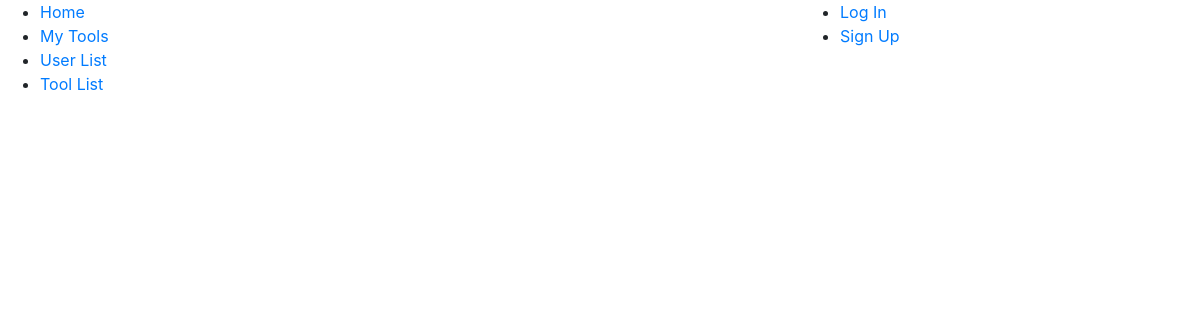
/tools/, run on an earlier commit of the app's database.
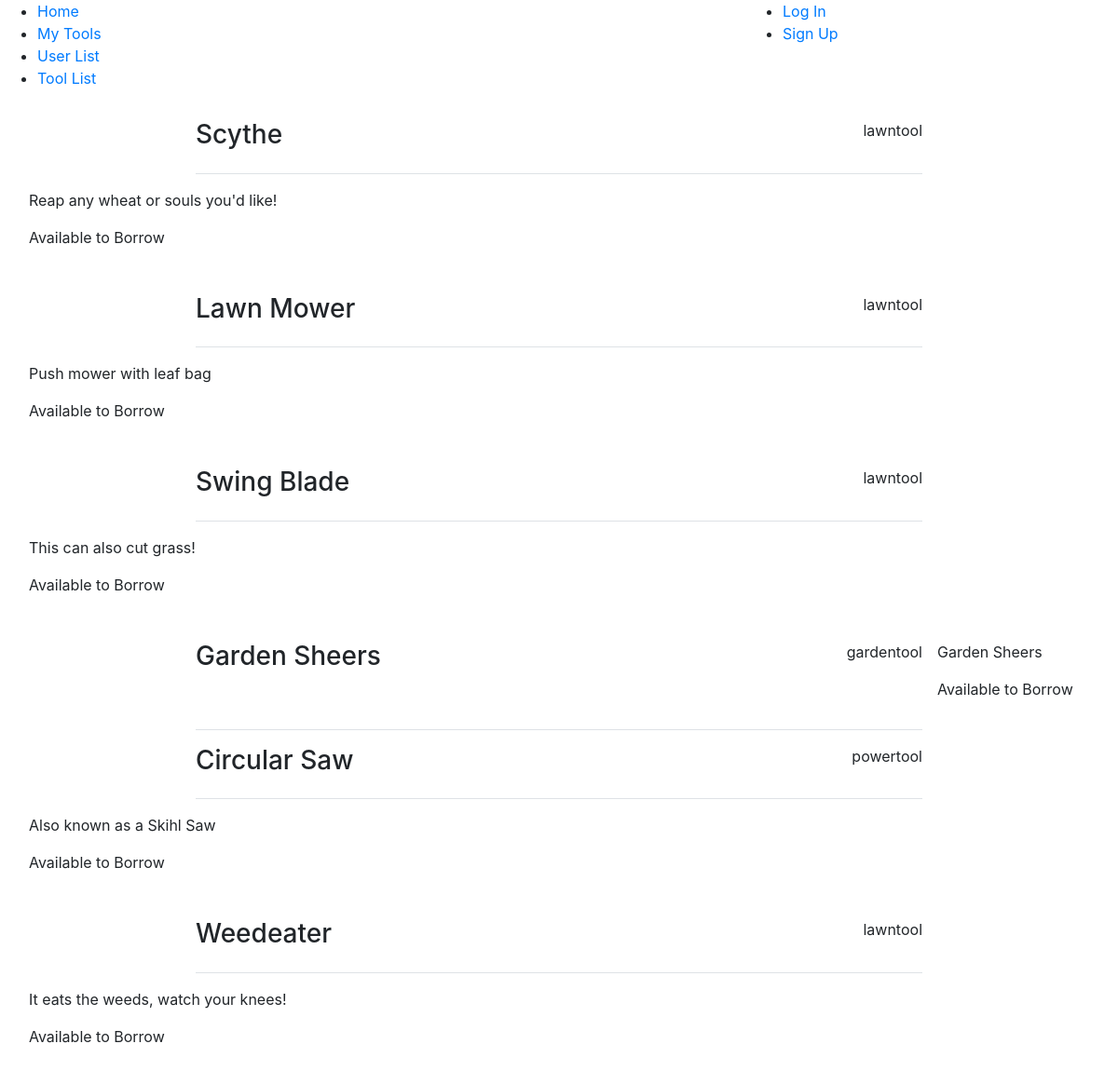
And on a later commit of the database.
### tools/models.py (models this page shows, shortened)
class Tool(models.Model):
    powertool = 'powertool'
    lawntool = 'lawntool'
    gardentool = 'gardentool'
    available_types = [
        (powertool, 'powertool'),
        (lawntool, 'lawntool'),
        (gardentool, 'gardentool'),
    ]
    name = models.CharField(max_length = 255)
    type = models.TextField(max_length = 255, choices = available_types)
    description = models.TextField(max_length = 255)
    borrowed = models.BooleanField()
    owner = models.CharField(max_length = 255) ##foreign key

### tools/views.py (the view)
# urls.py: path('tools/', views.ToolListView.as_view(), name='list'),
class ToolListView(generic.ListView):
    template_name = 'tools/tools.html'
    model = Tool

### tools/templates/tools/tools.html (shortened to what this page needs)
{% extends 'tools/base.html' %}
{% block content %}
{% for tool in object_list %}
<div class="row no-gutters"
  <div class="col-8 offset-2">
    <div class="modal-header col-8 offset-2">
      <h3>{{ tool.name }}</h3>
      <p>{{ tool.type }}</p>
    </div>
    <div class="modal-body">
      <p>{{ tool.description }}</p>
       {% if tool.borrowed is False %}
      <p>Available to Borrow</p>
      {% else %}
      <p>Someone else is borrowing this tool</p>
      {% endif %}
    </div>
  </div>
{% endfor %}
{% endblock content %}

### tools/templates/tools/base.html (shortened to what this page needs)
<html>
<head>
  <link rel="stylesheet" href="https://stackpath.bootstrapcdn.com/bootstrap/4.3.1/css/bootstrap.min.css">
</head>
<body>
  {% include 'tools/header.html' %}
  <main class="container-fluid">
  {% block content %}
  {% endblock content %}
  </main>
</body>
</html>

### tools/templates/tools/header.html
<nav class="row no-gutters">
  <div class="header col-8">
    <ul>
      <li><a href="{% url 'tools:home' %}">Home</a></li>
      <li><a href="">My Tools</a></li>
      <li><a href="">User List</a></li>
      <li><a href="{% url 'tools:list' %}">Tool List</a></li>
    </ul>
  </div>
  <div class="signin col-3">
    <ul>
      {% if request.user.is_authenticated %}
      <li><a href="{% url 'logout' %}">Log Out</a></li>
      {% else %}
      <li><a href="{% url 'accounts:login' %}">Log In</a></li>
      {% endif %}
      <li><a href="{% url 'accounts:signup' %}">Sign Up</a></li>
    </ul>
  </div>
</nav>

What changed in the data, as far as the page shows it:
added Tool: name "Scythe", type "lawntool", description "Reap any wheat or souls you'd like!", borrowed "Available to Borrow"
added Tool: name "Lawn Mower", type "lawntool", description "Push mower with leaf bag", borrowed "Available to Borrow"
added Tool: name "Swing Blade", type "lawntool", description "This can also cut grass!", borrowed "Available to Borrow"
added Tool: name "Garden Sheers", type "gardentool", description "Garden Sheers", borrowed "Available to Borrow"
added Tool: name "Circular Saw", type "powertool", description "Also known as a Skihl Saw", borrowed "Available to Borrow"
added Tool: name "Weedeater", type "lawntool", description "It eats the weeds, watch your knees!", borrowed "Available to Borrow"
